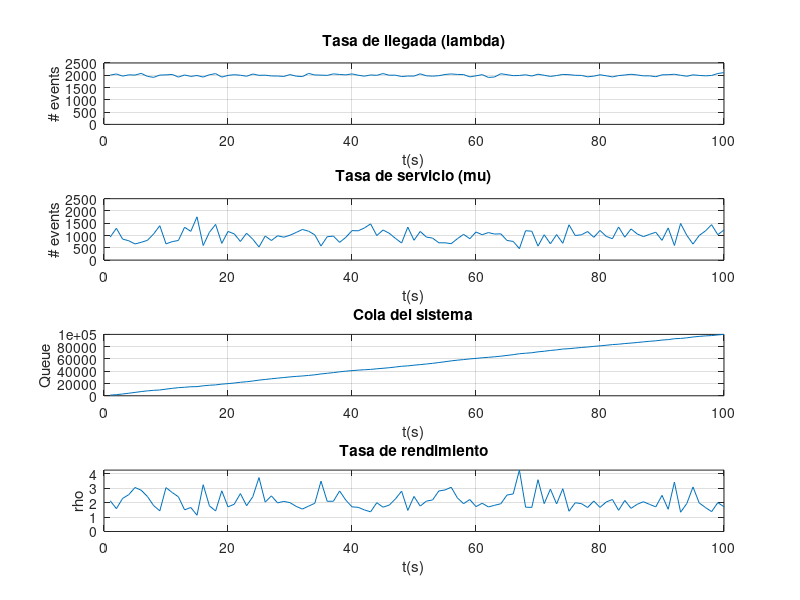

This figure's MATLAB source:
% Muestras
N = 100;

% λ = lambda
num = [1 N];
%Tl = normrnd(1000,500,num);
Tl = poissrnd(2000,num);

for i = 1:N
    if( Tl(i) < 0 )
        Tl(i) = 0;
    end
end

figure(1)

subplot(4,1,1),plot(Tl)
title('Tasa de llegada (lambda)')
xlabel('t(s)')
ylabel('# events')
axis([0 100 0 2500])
grid on

% μ = mu
num = [1 N];
Ts = normrnd(1000,250,num);

for i = 1:N
    if( Ts(i) < 0 )
        Ts(i) = 0;
    end
end

subplot(4,1,2), plot(Ts)
title('Tasa de servicio (mu)')
xlabel('t(s)')
ylabel('# events')
axis([0 N 0 2500])
grid on

% Cola del sistema
C = [];

C(1) = Tl(1) - Ts(1);
if(C(1) < 0)
    C(1) = 0;
end

for i=2:N
    C(i) = C(i-1) + (Tl(i) - Ts(i));
    if(C(i) < 0)
        C(i) = 0;
    end
end

subplot(4,1,3), plot(C)
title('Cola del sistema')
xlabel('t(s)')
ylabel('Queue')
axis([0 N 0 Inf])
grid on

% Tasa de procesamiento
TpMax = 0;
Tp = Tl ./ Ts;
for i=1:N
	if(Tp(i) == Inf)
        Tp(i) = 0;
    end
    
    if(TpMax < Tp(i))
        TpMax = Tp(i);
    end
end

subplot(4,1,4), plot(Tp)
title('Tasa de rendimiento')
xlabel('t(s)')
ylabel('rho')
axis([0 N 0 TpMax])
grid on

%Cadena de Markov

P = zeros(3);
Cont = [0 0 0];

for i=1:(N-1)
    %Analisis de no-replicacion
    if (Tp(i) < 0.5) && (Tp(i+1) < 0.5)
        P(1,1) = P(1,1) + 1;
        Cont(1) = Cont(1) + 1;
    elseif (Tp(i) < 0.5) && (Tp(i+1) >= 0.5) && (Tp(i+1) <= 1.5)
        P(1,2) = P(1,2) + 1;
        Cont(1) = Cont(1) + 1;
    elseif (Tp(i) < 0.5) && (Tp(i+1) > 1.5)
        P(1,3) = P(1,3) + 1;
        Cont(1) = Cont(1) + 1;
    %Analisis de estable    
    elseif (Tp(i) >= 0.5) && (Tp(i) <= 1.5) && (Tp(i+1) < 0.5)
        P(2,1) = P(2,1) + 1;        
        Cont(2) = Cont(2) + 1;
    elseif (Tp(i) >= 0.5) && (Tp(i) <= 1.5) && (Tp(i+1) >= 0.5) && (Tp(i+1) <= 1.5)
        P(2,2) = P(2,2) + 1;
        Cont(2) = Cont(2) + 1;
    elseif (Tp(i) >= 0.5) && (Tp(i) <= 1.5) && (Tp(i+1) > 1.5)
        P(2,3) = P(2,3) + 1;
        Cont(2) = Cont(2) + 1;
    %Analisis de replicacion    
    elseif (Tp(i) > 1.5) && (Tp(i+1) < 0.5)
        P(3,1) = P(3,1) + 1;
        Cont(3) = Cont(3) + 1;
    elseif (Tp(i) > 1.5) && (Tp(i+1) >= 0.5) && (Tp(i+1) <= 1.5)
        P(3,2) = P(3,2) + 1;
        Cont(3) = Cont(3) + 1;
    else
        P(3,3) = P(3,3) + 1;
        Cont(3) = Cont(3) + 1;
    end
    
end

if(Cont(1) ~= 0)
    P(1,:) = P(1,:)./Cont(1);
end

if(Cont(2) ~= 0)
    P(2,:) = P(2,:)./Cont(2);
end

if(Cont(3) ~= 0)
    P(3,:) = P(3,:)./Cont(3);
end

disp(P)

C = [0 0 0];
Iteration = 1000000;

for k=1:3
    if(~isequal(P(k,:),C))
        i = k;
        break;
    end
end

for n = 1:Iteration
    u = rand;
    probAcum = 0;
    for j=1:3
        probAcum = probAcum + P(i,j);
        if u <= probAcum
            C(j)=C(j)+1;
            i = j;
            break
        end
    end
end

disp(C/Iteration)